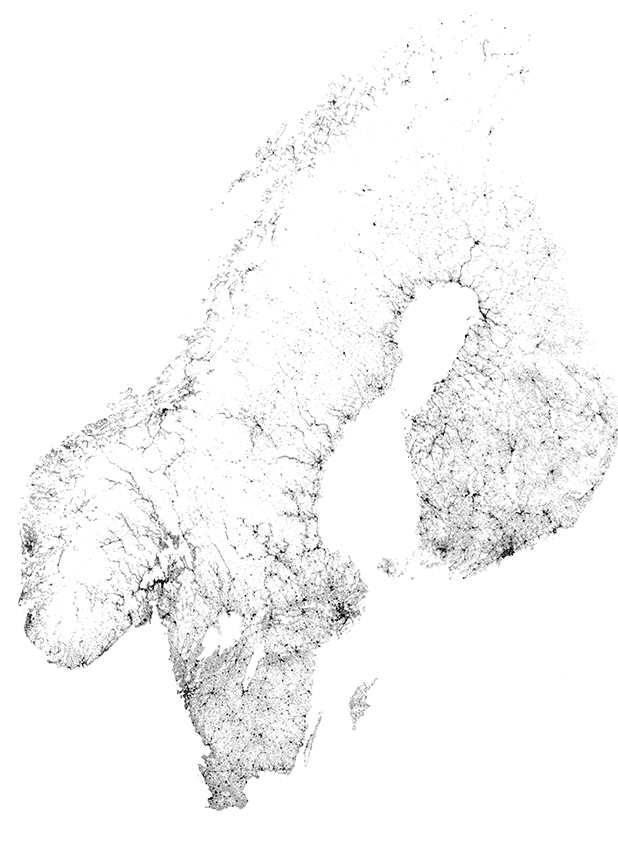
#> input picture popdens2.png, 618 x 859 px
$ jupyter execute --allow-errors SweEbola.ipynb   (shell and % lines are left out)
#> lines starting #> are read from the running program, lines starting #| are printed output that depends on the picture
Inspired by Jason at [Almost Looks Like Work](http://jasmcole.com/2014/10/19/going-viral/) I wanted to take on some modeling of disease spread. Note that this model has no claim what so ever on reflecting reality and is not to be mistaken for the horrible epidemic in West Africa. On the contrary, it's more to be viewed as some sort of fictional zombie outbreak. That said, let's get down to it!

$$
\begin{align}
u(t) & = \begin{pmatrix} S \\ I \\ R \end{pmatrix} & f(u)   = u'(t) = \begin{pmatrix} S' \\ I' \\ R' \end{pmatrix}  = \begin{pmatrix}
  -\beta I S  \\
  \beta I S - \gamma I  \\
 \gamma I
\end{pmatrix}
\end{align}
$$

This is what's called a [SIR model]() where the letters S, I and R reflects different states an individual can have in a zombie outbreak:

  * $S$ for susceptible. Number of healthy individuals that potentially could turn.
  * $U$ for infected. Number of *walkers*.
  * $R$ for removed. Number of individuals that's out of the game by separation of head from body (if I know my zombie movies correctly), or that survived. But there's no cure of "zombie:ism", so let's not fool ourselves (it might be the case thou if the SIR model is used for flu epidemics).

We also have $\beta$ and $\gamma$:

  * $\beta$ is how transmittable the disease is. One bite is all it takes!
  * $\gamma$ is how fast you go from zombie to dead. Has to be some sort of average of how fast our zombie hunters is working... Well it's not a perfect model. Bare with me.

So $S' = -\beta I S$ tells us how fast people are turning into zombies. $S'$ being the time derivative.

$I' = \beta I S - \gamma I$ tells us how the infected increases and how fast the zombie workers are putting zombies in the *removed* state (pun intended).

$R' = \gamma I$ just picks up the $\gamma I$ term that was negative in the previous equation.

The above model does not take into account that there must be spatial distribution of S/I/R. So let's fix that!

One approach is to divide Sweden and the Nordic countries into a grid where every cell can infect the nearby. This can be described as follows:

$$
\begin{align}
 f(u)   = u'(t)  = \begin{pmatrix} S' \\ I' \\ R' \end{pmatrix} = \begin{pmatrix}
  -\beta \left(S_{i,j}I_{i,j} + S_{i-1,j}I_{i-1,j} + S_{i+1,j}I_{i+1,j} + S_{i,j-1}I_{i,j-1} + S_{i,j+1}I_{i,j+1}\right)  \\
  \beta \left(S_{i,j}I_{i,j} + S_{i-1,j}I_{i-1,j} + S_{i+1,j}I_{i+1,j} + S_{i,j-1}I_{i,j-1} + S_{i,j+1}I_{i,j+1}\right) - \gamma I_{i,j}  \\
 \gamma I_{i,j}
\end{pmatrix}
\end{align}
$$

Where for example $$S_{ij}$$ being one cell and $$S_{i-1j}$$, $$S_{i+1j}$$, $$S_{ij-1}$$ and $$S_{ij+1}$$ being the surrounding cells (let's not make our brains tired with the diagonal cells, we need our brain for not getting our brain eaten).

Initializing some stuff.

[cell 1]
import numpy as np
import math
import matplotlib.pyplot as plt
from matplotlib import rcParams
import matplotlib.image as mpimg
rcParams['font.family'] = 'serif'
rcParams['font.size'] = 16
rcParams['figure.figsize'] = 12, 8
from PIL import Image

Some appropriate beta and gamma making sure to wipe out most of the country.

[cell 2]
beta = 0.010
gamma = 1

Remember the definition of a derivative? With some rearranging it can actually be used to approximate  the next step of the function when the derivative is known and $\Delta t$ is assumed to be small. And we have already stated $u'(t)$.

$$
u'(t) = \mathop {\lim }\limits_{\Delta t \to 0} \frac{ {u\left( {t + \Delta t } \right) - u\left( t \right)}}{\Delta t}  $$

$$
u' \Delta t + u\left( t \right)= {u\left( {t + \Delta t } \right)}  $$

Remember from before

$$  f(u)   = u'(t)$$

And let's call $u\left( {t + \Delta t } \right)$ which is the function $u$ in the next time step for $u_{n+1}$, and $u(t) = u_n$ which is the current time step.

$$  u_{n+1} = f(u)\Delta t + u_n  $$

This is called [the Euler method](http://en.wikipedia.org/wiki/Euler_method). Let's write it in code:

[cell 3]
def euler_step(u, f, dt):
    return u + dt * f(u)

We also need $f(u)$ in code. This uses some nifty array operations by the goodness of numpy. I just might get back to that in another blog post, because they're great and might need some more explaining. But for now this will do.

[cell 4]
def f(u):
    S = u[0]
    I = u[1]
    R = u[2]

    new = np.array([-beta*(S[1:-1, 1:-1]*I[1:-1, 1:-1] + \
                            S[0:-2, 1:-1]*I[0:-2, 1:-1] + \
                            S[2:, 1:-1]*I[2:, 1:-1] + \
                            S[1:-1, 0:-2]*I[1:-1, 0:-2] + \
                            S[1:-1, 2:]*I[1:-1, 2:]),
                     beta*(S[1:-1, 1:-1]*I[1:-1, 1:-1] + \
                            S[0:-2, 1:-1]*I[0:-2, 1:-1] + \
                            S[2:, 1:-1]*I[2:, 1:-1] + \
                            S[1:-1, 0:-2]*I[1:-1, 0:-2] + \
                            S[1:-1, 2:]*I[1:-1, 2:]) - gamma*I[1:-1, 1:-1],
                     gamma*I[1:-1, 1:-1]
                    ])

    padding = np.zeros_like(u)
    padding[:,1:-1,1:-1] = new
    padding[0][padding[0] < 0] = 0
    padding[0][padding[0] > 255] = 255
    padding[1][padding[1] < 0] = 0
    padding[1][padding[1] > 255] = 255
    padding[2][padding[2] < 0] = 0
    padding[2][padding[2] > 255] = 255

    return padding

Here I import an map with the population density of the Nordic countries and downsample it to make the solving time resonably fast.

[cell 5]
from PIL import Image
img = Image.open('popdens2.png')
#> img is the input picture: PIL image 618x859 RGB; min 0, max 255, mean 247.2
img = img.resize((img.size[0]/2,img.size[1]/2))
#> img: PIL image 309x429 RGB
img = 255 - np.asarray(img)
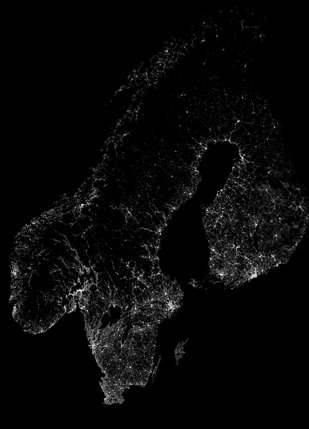
#> img: shape (429, 309, 3); min 0, max 254, mean 7.9
imgplot = plt.imshow(img)
imgplot.set_interpolation('nearest')

###### Population density in the Nordic countries (Denmark is missing)

Our $S$ matrix, the susceptible individuals should be something like the population density. The infected $I$ is for now just zeros. But let's put a patient zero somewhere in Stockholm.

[cell 6]
S_0 = img[:,:,1]
I_0 = np.zeros_like(S_0)
I_0[309,170] = 1 # patient zero


$ run again, with FnfVuLG.jpg saved as popdens2.png
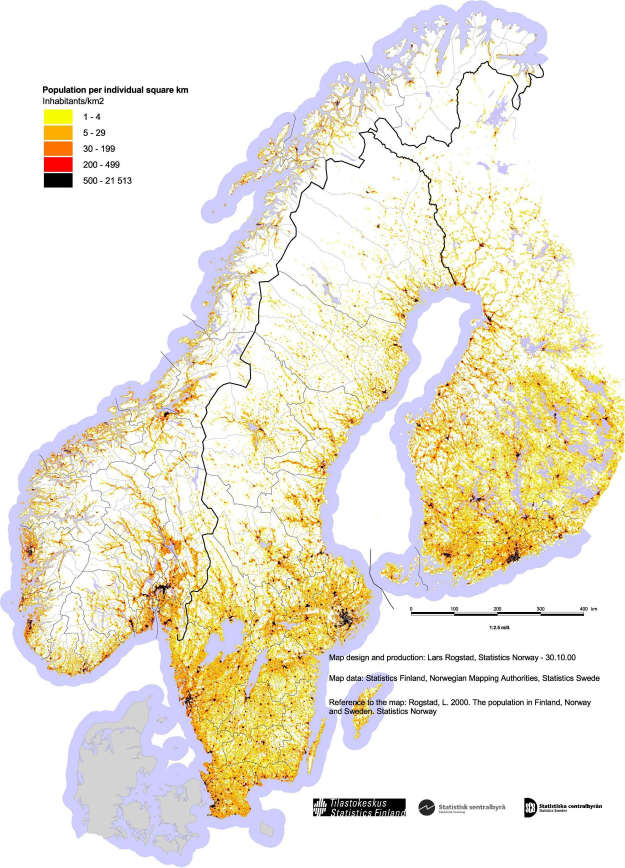
#> input picture FnfVuLG.jpg, 1873 x 2602 px (shown at 1/3 size)
#> img is the input picture: PIL image 1873x2602 RGB; mean R, G, B 239, 233.9, 218.7
#> `img = 255 - np.asarray(img)`:
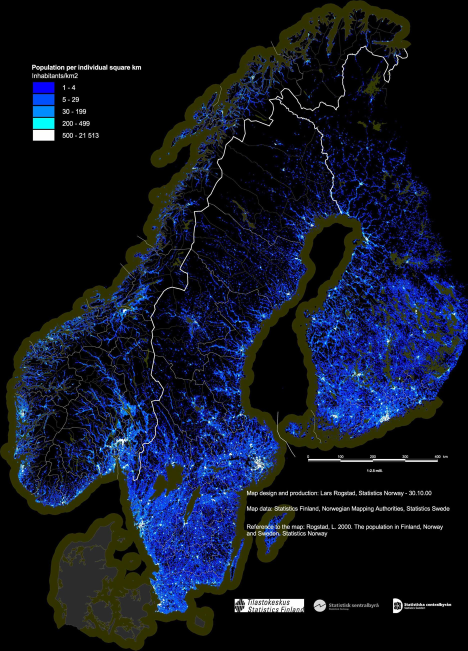
#> img: shape (1301, 936, 3) (shown at 1/2 size); mean R, G, B 16.1, 21.1, 36.3
#> `S_0 = img[:,:,1]`:
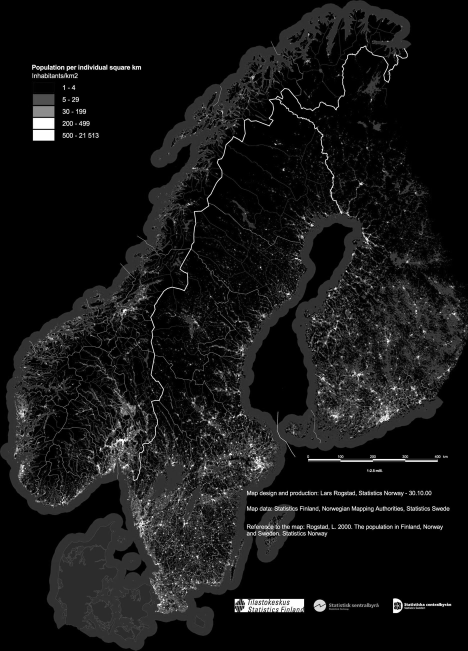
#> S_0: shape (1301, 936) (shown at 1/2 size); min 0, max 255, mean 21.1
